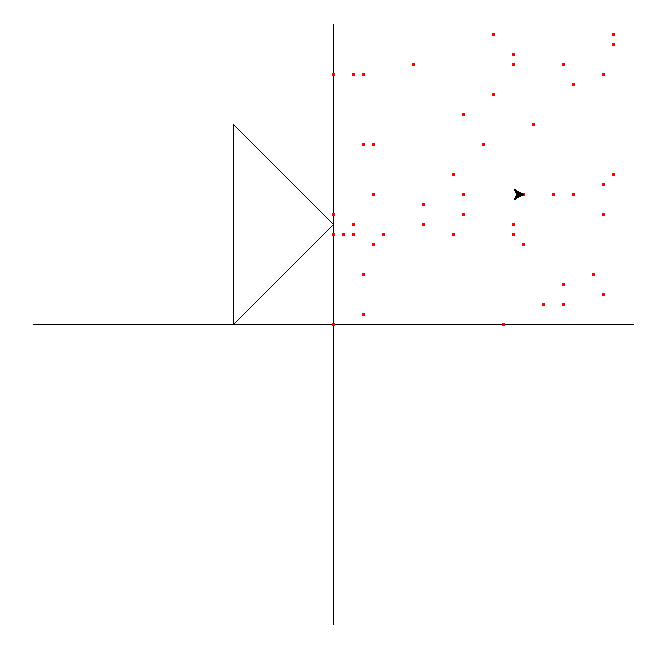

Generate this figure with Python:
from turtle import *

speed(0)
delay(0)
kt = 10

goto((-30 * kt, 0))
goto((30 * kt, 0))

goto((0, 0))

goto((0, -30 * kt))
goto((0, 30 * kt))

penup()

goto((-10 * kt, 0))
pendown()
goto((0, 10 * kt))

goto((-10 * kt, 20 * kt))
goto((-10 * kt, 0))
penup()



i0, j0, l0 = 29, -6, 1
check = False

for k in range(0, 51):

    if i0 <= 0 and j0 >= -10:
        if j0 <= 20 and j0 >= 0:
            if j0 > 10:
                if j0 <= -i0 + 10:
                    check = True
            else:
                if j0 >= i0 + 10:
                    check = True
    if check:
        K = k
        goto((i0 * kt, j0 * kt))
        dot(3, 'red')
        break
    
    i = min(max(min(i0 - j0, i0 - l0), j0 - l0), i0 - k) % 30
    j = max(min(max(i0 - j0, i0 - l0), j0 - l0), i0 - k) % 30
    l = i0 % 30 - j0 % 30 + l0 % 30 - k % 30

    i0, j0, l0 = i, j, l

    goto((i0 * kt, j0 * kt))
    dot(3, 'red')


if check:
    print(f'Hit. k = {K}, i = {i0}, j = {j0}, l = {l0}')
else:
    print(f'Miss. i = {i0}, j = {j0}, l = {l0}')


mainloop()
